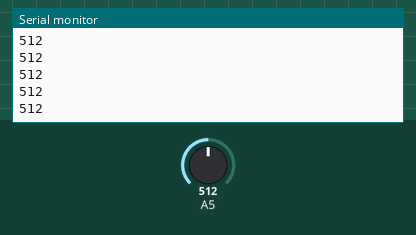
Simulated run of this sketch. Board: Arduino Uno, built with avr-gcc and run on an emulated ATmega328P. On the bench: the last lines printed to the serial monitor. The test bench sets the inputs (shaded band); at power-on: A5 = 512.

Above: at 1.2 s.
1.3 s: A5 set to 716
At 2.3 s:
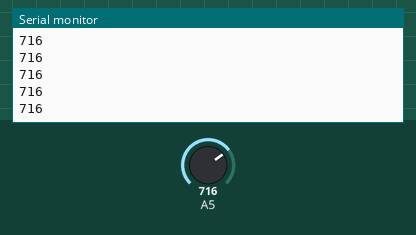
2.8 s: A5 set to 900
At 3.5 s:
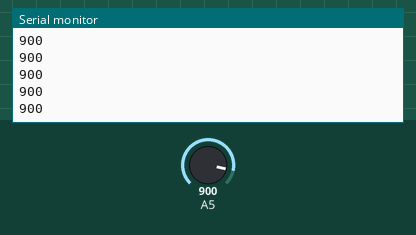
Timing chart, 0 to 5.8 s (numbered marks = the images above; inputs shaded):
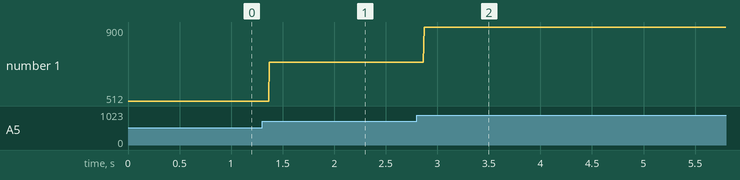

The sketch:

ArduinoRead.ino
```cpp
void setup() {
  // put your setup code here, to run once:
  Serial.begin(9600);
}

void loop() {
  // put your main code here, to run repeatedly:
  int v = analogRead(5);
  Serial.println(v);
}
```

Measured:
- after the input at 1.3 s, the serial monitor: prints a new line after 0.07 s (image 1)
- after the input at 2.8 s, the serial monitor: prints a new line after 0.07 s (image 2)
- plotted number 1: 512 → 716 after the input at 1.3 s, 716 → 900 after the input at 2.8 s
